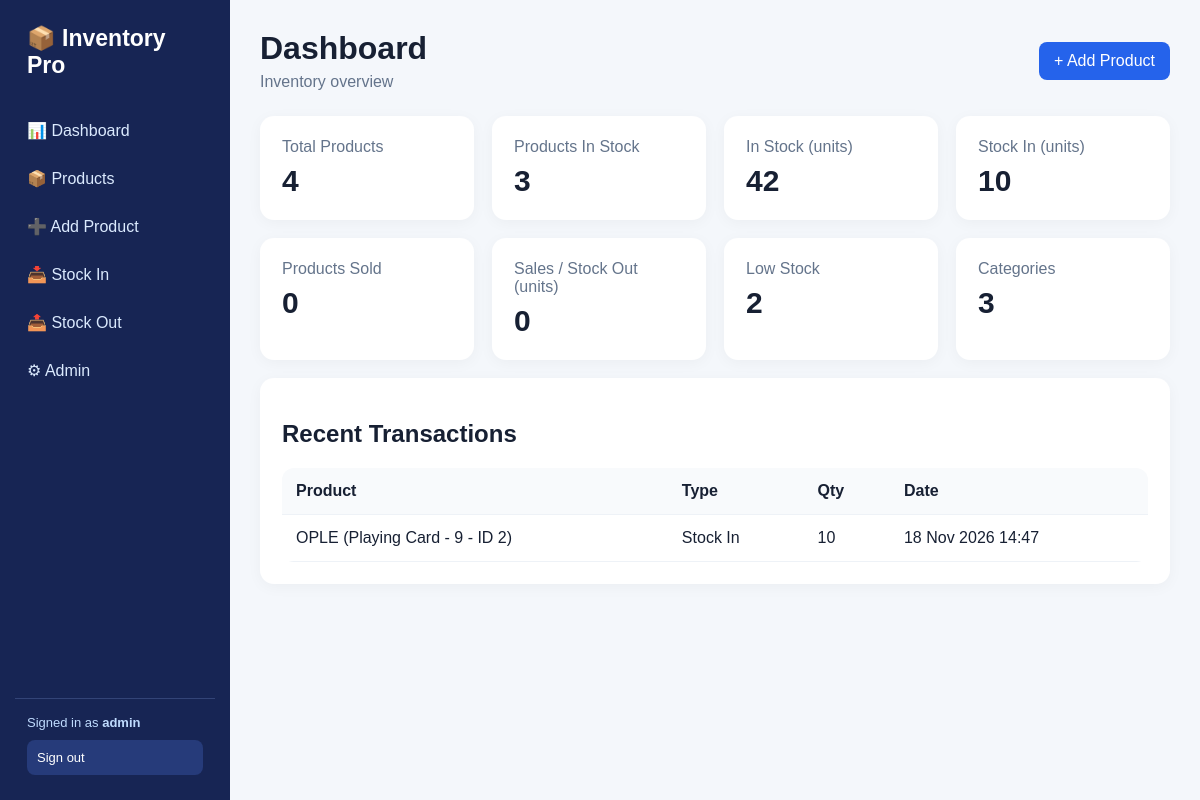
Page / (signed in) on the earlier database version.
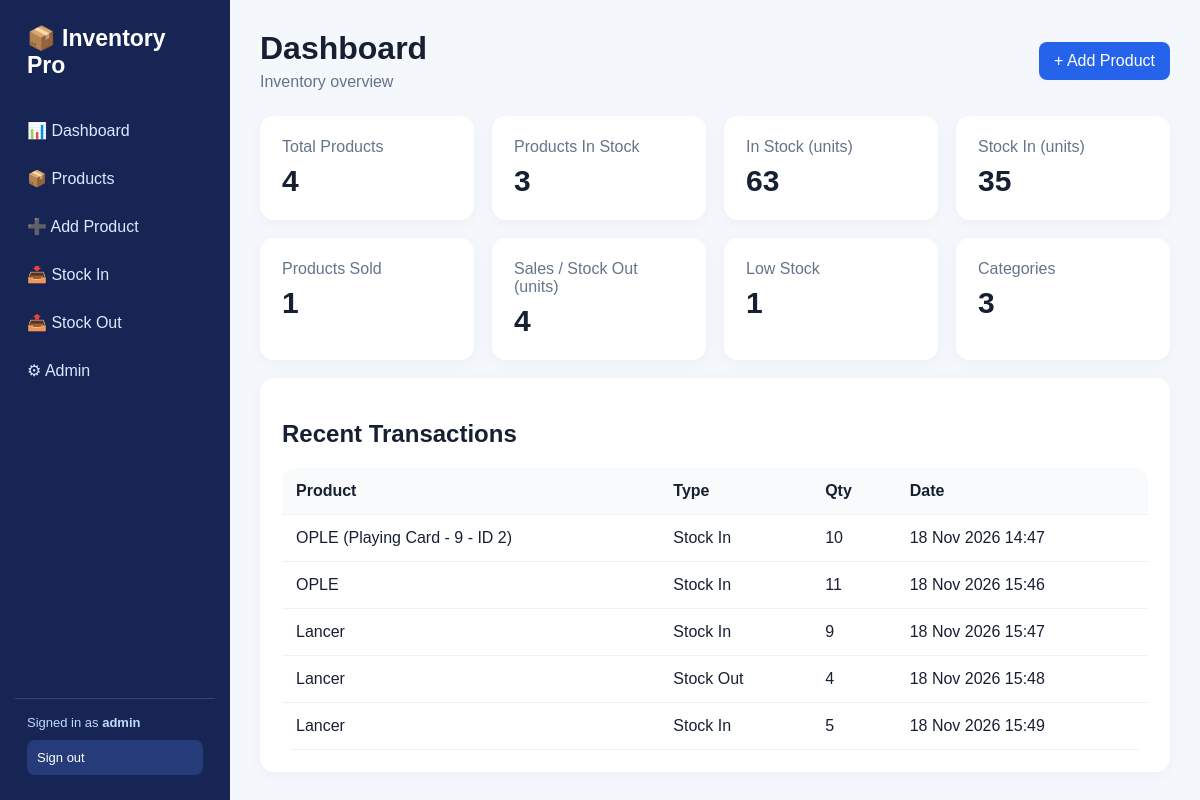
Same page on the later database version.
### inventory/models.py (models this page shows, shortened)
class StockTransaction(models.Model):
    IN = "IN"
    OUT = "OUT"
    TYPE_CHOICES = [(IN,"Stock In"),(OUT,"Stock Out")]
    product = models.ForeignKey(Product, on_delete=models.CASCADE)
    transaction_type = models.CharField(max_length=3, choices=TYPE_CHOICES)
    quantity = models.PositiveIntegerField()
    note = models.CharField(max_length=255, blank=True)
    created_at = models.DateTimeField(auto_now_add=True)

class Product(models.Model):
    name = models.CharField(
        max_length=150,
    )
    sku = models.CharField(max_length=50)
    category = models.ForeignKey(Category, on_delete=models.SET_NULL, null=True, blank=True)
    subcategory = models.CharField(
        max_length=2,
        choices=[("5C", "5C"), ("5B", "5B"), ("4G", "4G")],
        blank=True,
    )
    purchase_price = models.DecimalField(max_digits=12, decimal_places=2, default=0)
    selling_price = models.DecimalField(max_digits=12, decimal_places=2, default=0)
    quantity = models.PositiveIntegerField(default=0)
    low_stock_limit = models.PositiveIntegerField(default=5)
    created_at = models.DateTimeField(auto_now_add=True)
    class Meta:
        constraints = [
            models.UniqueConstraint(
                fields=("name", "category", "subcategory"),
                name="unique_product_name_category_subcategory",
                violation_error_message=(
                    "A product with this name already exists in this "
                    "category and subcategory."
                ),
            )
        ]

### inventory/views.py (the view)
# urls.py: path("", views.dashboard, name="dashboard"),
@login_required
def dashboard(request):
    products = Product.objects.all()
    context = {
        "product_count": products.count(),
        "products_in_stock": products.filter(quantity__gt=0).count(),
        "stock_total": products.aggregate(x=Sum("quantity"))["x"] or 0,
        "stock_in_total": StockTransaction.objects.filter(
            transaction_type=StockTransaction.IN
        ).aggregate(x=Sum("quantity"))["x"] or 0,
        "products_sold": StockTransaction.objects.filter(
            transaction_type=StockTransaction.OUT
        ).values("product_id").distinct().count(),
        "stock_out_total": StockTransaction.objects.filter(
            transaction_type=StockTransaction.OUT
        ).aggregate(x=Sum("quantity"))["x"] or 0,
        "low_stock": products.filter(quantity__lte=F("low_stock_limit")).count(),
        "categories": Category.objects.count(),
        "recent": StockTransaction.objects.select_related("product")[:8],
    }
    return render(request, "dashboard.html", context)

### templates/dashboard.html
{% extends "base.html" %}{% block title %}Dashboard{% endblock %}{% block content %}
<div class="top"><div><h1>Dashboard</h1><div class="muted">Inventory overview</div></div><a class="btn" href="/products/add/">+ Add Product</a></div>
<div class="cards">
<div class="card"><div class="muted">Total Products</div><div class="num">{{product_count}}</div></div>
<div class="card"><div class="muted">Products In Stock</div><div class="num">{{products_in_stock}}</div></div>
<div class="card"><div class="muted">In Stock (units)</div><div class="num">{{stock_total}}</div></div>
<div class="card"><div class="muted">Stock In (units)</div><div class="num">{{stock_in_total}}</div></div>
<div class="card"><div class="muted">Products Sold</div><div class="num">{{products_sold}}</div></div>
<div class="card"><div class="muted">Sales / Stock Out (units)</div><div class="num">{{stock_out_total}}</div></div>
<div class="card"><div class="muted">Low Stock</div><div class="num">{{low_stock}}</div></div>
<div class="card"><div class="muted">Categories</div><div class="num">{{categories}}</div></div>
</div>
<br><div class="card"><h2>Recent Transactions</h2><table><tr><th>Product</th><th>Type</th><th>Qty</th><th>Date</th></tr>
{% for x in recent %}<tr><td>{{x.product.name}}</td><td>{{x.get_transaction_type_display}}</td><td>{{x.quantity}}</td><td>{{x.created_at|date:"d M Y H:i"}}</td></tr>{% empty %}<tr><td colspan="4">No transactions yet.</td></tr>{% endfor %}</table></div>
{% endblock %}

Differences in the rows shown:
added StockTransaction: product.name "OPLE", transaction_type "Stock In", quantity "11", created_at "18 Nov 2026 15:46"
added StockTransaction: product.name "Lancer", transaction_type "Stock In", quantity "9", created_at "18 Nov 2026 15:47"
added StockTransaction: product.name "Lancer", transaction_type "Stock Out", quantity "4", created_at "18 Nov 2026 15:48"
added StockTransaction: product.name "Lancer", transaction_type "Stock In", quantity "5", created_at "18 Nov 2026 15:49"
Other differences:
{{ stock_total }}: "42" → "63"
{{ stock_in_total }}: "10" → "35"
{{ products_sold }}: "0" → "1"
{{ stock_out_total }}: "0" → "4"
{{ low_stock }}: "2" → "1"
